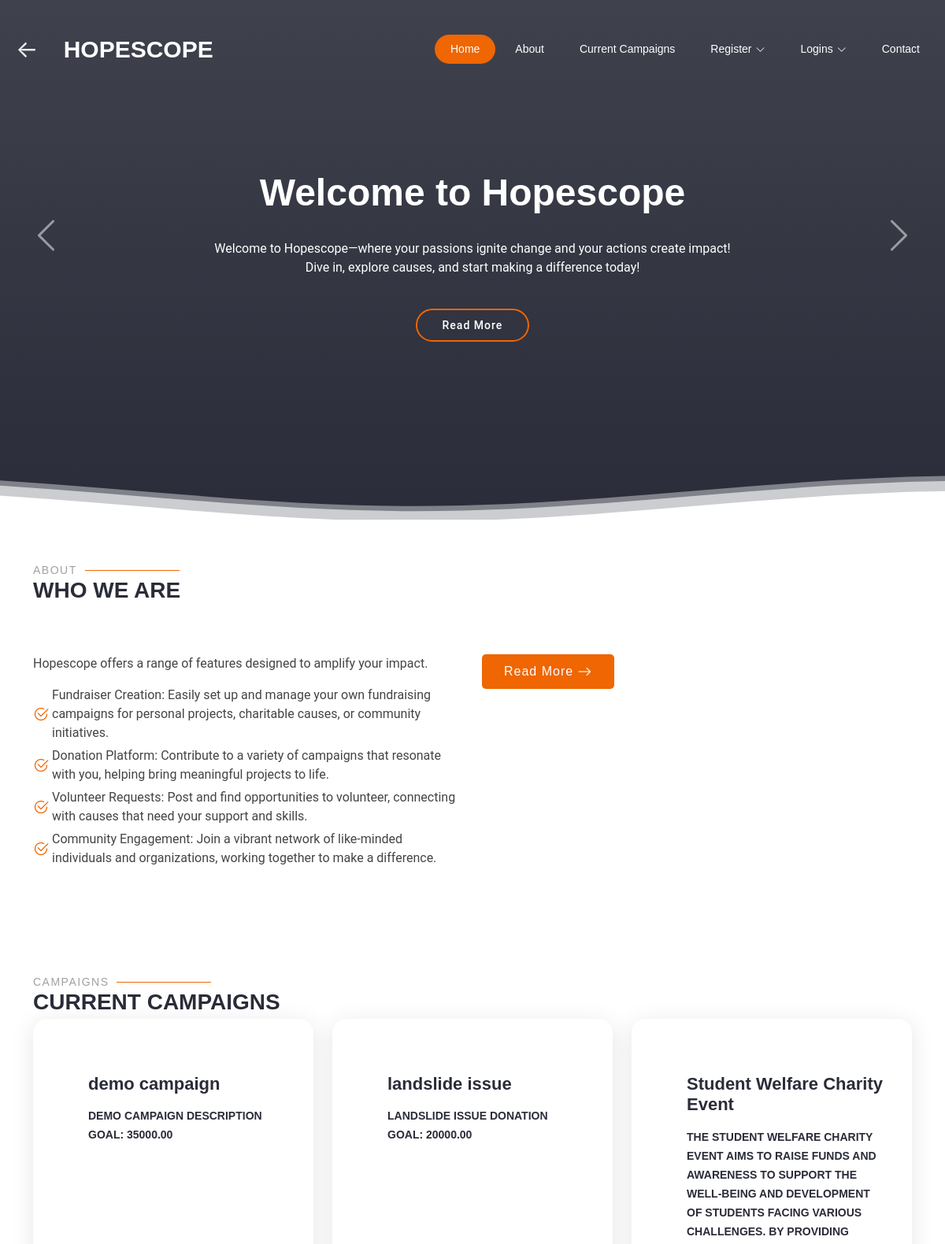
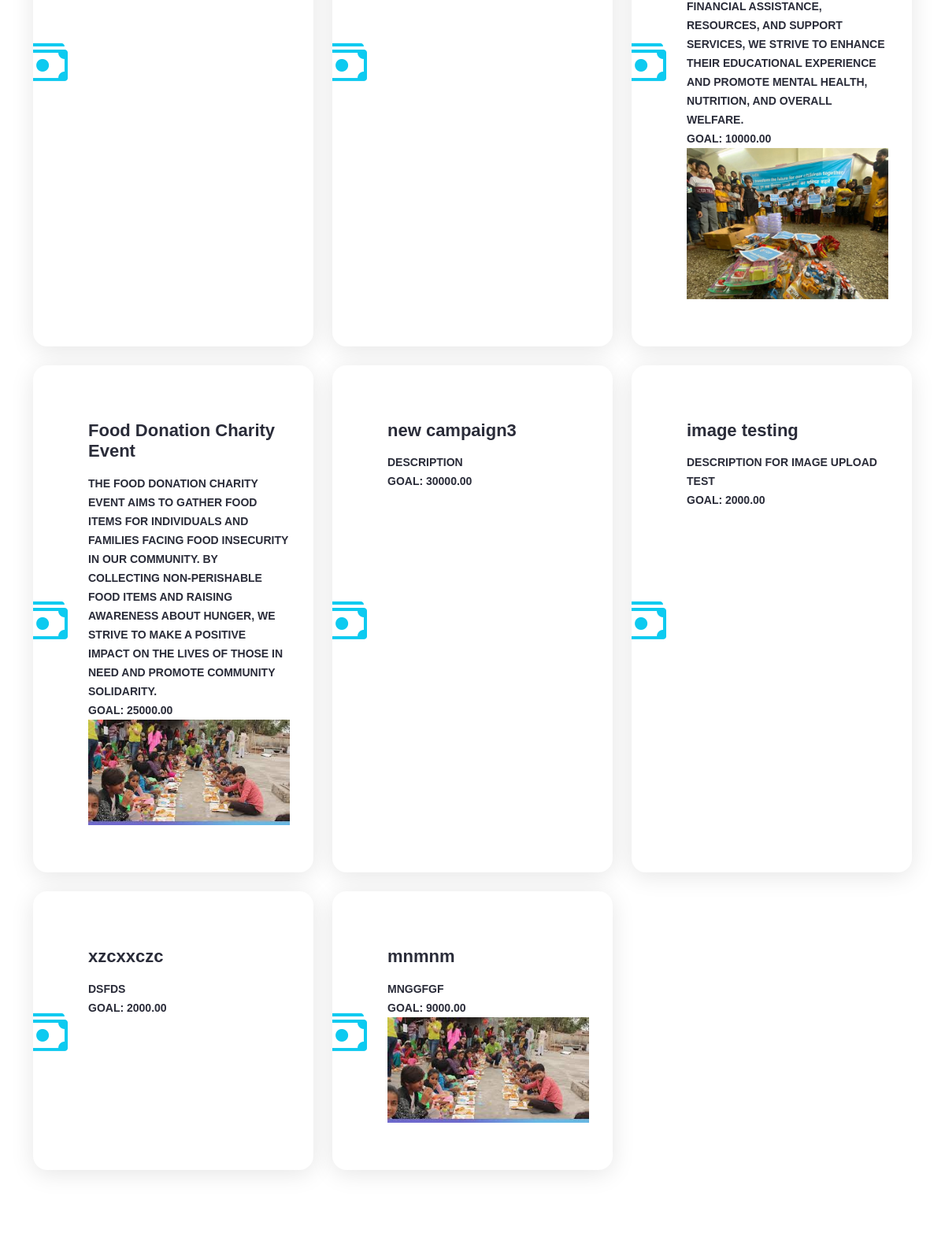
The page / (upper part) on the database its author committed (2 pictures, top to bottom).
### myapp/models.py (models this page shows, shortened)
class Campaign(models.Model):
    title = models.CharField(max_length=200)
    description = models.TextField()
    goal_amount = models.DecimalField(max_digits=10, decimal_places=2)
    created_at = models.DateTimeField(auto_now_add=True)
    user = models.ForeignKey(User, on_delete=models.CASCADE)
    verified = models.BooleanField(default=False)
    image = models.ImageField(upload_to='campaign_images/', null=True, blank=True)  # Use ForeignKey for a many-to-one relationship

### myapp/views.py (the view)
# urls.py: path('', views.index, name='index'),
def index(request):
    campaigns = Campaign.objects.all()
    return render(request, 'myapp/index.html', {'campaigns': campaigns})

### myapp/templates/myapp/index.html (shortened to what this page needs)
<!DOCTYPE html>
<html lang="en">
<head>
  {% load static %}
<link href="{% static 'vendor/bootstrap/css/bootstrap.min.css' %}" rel="stylesheet">
<link href="{% static 'vendor/bootstrap-icons/bootstrap-icons.css' %}" rel="stylesheet">
<link href="{% static 'vendor/aos/aos.css' %}" rel="stylesheet">
<link href="{% static 'vendor/animate.css/animate.min.css' %}" rel="stylesheet">
<link href="{% static 'vendor/glightbox/css/glightbox.min.css' %}" rel="stylesheet">
<link href="{% static 'vendor/swiper/swiper-bundle.min.css' %}" rel="stylesheet">
{% block styles %}
<link href="{% static 'css/main.css' %}" rel="stylesheet">
{% endblock %}
</head>
<body class="index-page">
  <header id="header" class="header d-flex align-items-center fixed-top">
    <div><button type="button" class="back-button" onclick="goBack()">&#8592;</button> </div>
    <div class="container-fluid container-xl position-relative d-flex align-items-center justify-content-between">
      <a href="{% url 'index' %}" class="logo d-flex align-items-center">
        <h1 class="sitename">HOPESCOPE</h1>
      </a>
      <nav id="navmenu" class="navmenu">
        <ul>
          <li><a href="#hero" class="active">Home</a></li>
          <li><a href="#about">About</a></li>
          <li><a href="#services">Current Campaigns</a></li>
          <li class="dropdown"><a href="#"><span>Register</span> <i class="bi bi-chevron-down toggle-dropdown"></i></a>
              <a href="{% url 'orgreg' %}">As Oganization</a></li>
            </ul>
          <li class="dropdown"><a href="#"><span>Logins</span> <i class="bi bi-chevron-down toggle-dropdown"></i></a>
          </li>
          <li><a href="#contact">Contact</a></li>
      </nav>
    </div>
  </header>
  <main class="main">
    <section id="hero" class="hero section dark-background">
      <div id="hero-carousel" data-bs-interval="5000" class="container carousel carousel-fade" data-bs-ride="carousel">
        <div class="carousel-item active">
          <div class="carousel-container">
            <h2 class="animate__animated animate__fadeInDown">Welcome to Hopescope</h2>
            <p class="animate__animated animate__fadeInUp">Welcome to Hopescope—where your passions ignite change and your actions create impact! Dive in, explore causes, and start making a difference today!</p>
            <a href="#about" class="btn-get-started animate__animated animate__fadeInUp scrollto">Read More</a>
          </div>
        </div>
        <a class="carousel-control-prev" href="#hero-carousel" role="button" data-bs-slide="prev">
          <span class="carousel-control-prev-icon bi bi-chevron-left" aria-hidden="true"></span>
        </a>
        <a class="carousel-control-next" href="#hero-carousel" role="button" data-bs-slide="next">
          <span class="carousel-control-next-icon bi bi-chevron-right" aria-hidden="true"></span>
        </a>
      </div>
    </section>
    <section id="about" class="about section">
      <div class="container section-title" data-aos="fade-up">
        <h2>About</h2>
        <p>Who we are</p>
      </div>
      <div class="container">
        <div class="row gy-4">
          <div class="col-lg-6 content" data-aos="fade-up" data-aos-delay="100">
            <p>
              Hopescope offers a range of features designed to amplify your impact.
            </p>
            <ul>
              <li><i class="bi bi-check2-circle"></i> <span>Fundraiser Creation: Easily set up and manage your own fundraising campaigns for personal projects, charitable causes, or community initiatives.
              </span></li>
              <li><i class="bi bi-check2-circle"></i> <span>Donation Platform: Contribute to a variety of campaigns that resonate with you, helping bring meaningful projects to life.</span></li>
              <li><i class="bi bi-check2-circle"></i> <span>Volunteer Requests: Post and find opportunities to volunteer, connecting with causes that need your support and skills.</span></li>
              <li><i class="bi bi-check2-circle"></i> <span>Community Engagement: Join a vibrant network of like-minded individuals and organizations, working together to make a difference.</span></li>
            </ul>
          </div>
          <div class="col-lg-6" data-aos="fade-up" data-aos-delay="200">
            <a href="#" class="read-more"><span>Read More</span><i class="bi bi-arrow-right"></i></a>
          </div>
        </div>
      </div>
    </section>
    <section id="services" class="services section">
      <div class="container section-title" data-aos="fade-up">
        <h2>Campaigns</h2>
        <p>Current Campaigns</p>
<div class="row gy-4">
    {% if campaigns %}
        {% for campaign in campaigns %}
            <div class="col-lg-4 col-md-6" data-aos="fade-up" data-aos-delay="100">
                <div class="service-item position-relative">
                    <div class="icon">
                        <i class="bi bi-cash-stack" style="color: #0dcaf0;"></i>
                    </div>
                    <a href="{% url 'campaign_detail' campaign.id %}" class="stretched-link">
                        <h3>{{ campaign.title }}</h3>
                    </a>
                    <p>{{ campaign.description }}</p>
                    <p>Goal: {{ campaign.goal_amount }}</p>
                    {% if campaign.image %}
                        <img src="{{ campaign.image.url }}" alt="{{ campaign.title }} image" style="width: 100%; height: auto;">
                    {% endif %}
                </div>
            </div>
        {% endfor %}
    {% else %}
        <p>No campaigns are available at the moment.</p>
    {% endif %}
</div>
      </div>
    </section>
  </main>
</body>
</html>

### myapp/templates/myapp/index.html (style rules this page uses)
.back-button { background-color: transparent; border: none; color: #ebeef0; font-size: 30px; cursor: pointer; padding: 20px; transition: color 0.3s; }

### rows shown on the page
Campaign: title "demo campaign", description "DEMO CAMPAIGN DESCRIPTION", goal_amount "35000.00"
Campaign: title "landslide issue", description "LANDSLIDE ISSUE DONATION", goal_amount "20000.00"
Campaign: title "Student Welfare Charity Event", description "THE STUDENT WELFARE CHARITY EVENT AIMS TO RAISE FUNDS AND AWARENESS TO SUPPORT THE WELL-BEING AND DEVELOPMENT OF STUDENTS FACING VARIOUS CHALLENGES. BY PROVIDING FINANCIAL ASSISTANCE, RESOURCES, AND SUPPORT SERVICES, WE STRIVE TO ENHANCE THEIR EDUCATIONAL EXPERIENCE AND PROMOTE MENTAL HEALTH, NUTRITION, AND OVERALL WELFARE.", goal_amount "10000.00", image (picture)
Campaign: title "Food Donation Charity Event", description "THE FOOD DONATION CHARITY EVENT AIMS TO GATHER FOOD ITEMS FOR INDIVIDUALS AND FAMILIES FACING FOOD INSECURITY IN OUR COMMUNITY. BY COLLECTING NON-PERISHABLE FOOD ITEMS AND RAISING AWARENESS ABOUT HUNGER, WE STRIVE TO MAKE A POSITIVE IMPACT ON THE LIVES OF THOSE IN NEED AND PROMOTE COMMUNITY SOLIDARITY.", goal_amount "25000.00", image (picture)
Campaign: title "new campaign3", description "DESCRIPTION", goal_amount "30000.00"
Campaign: title "image testing", description "DESCRIPTION FOR IMAGE UPLOAD TEST", goal_amount "2000.00"
Campaign: title "xzcxxczc", description "DSFDS", goal_amount "2000.00"
Campaign: title "mnmnm", description "MNGGFGF", goal_amount "9000.00", image (picture)
